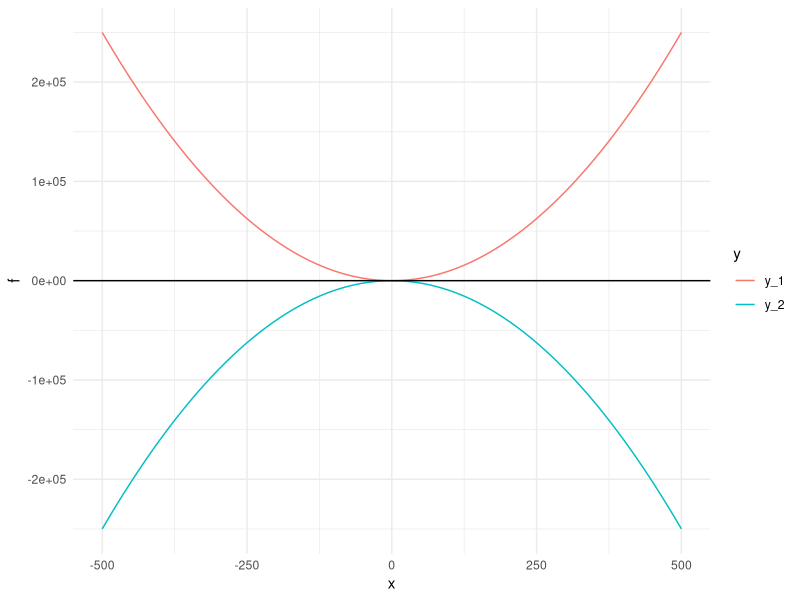
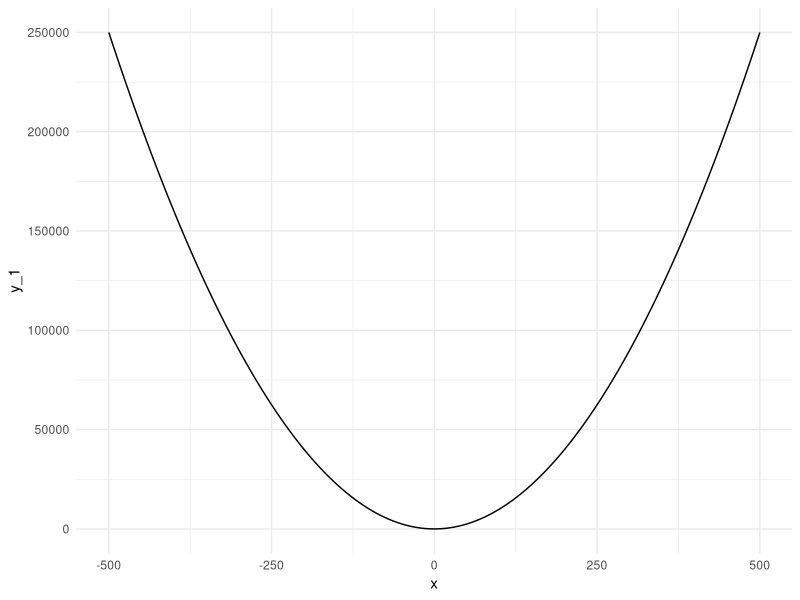
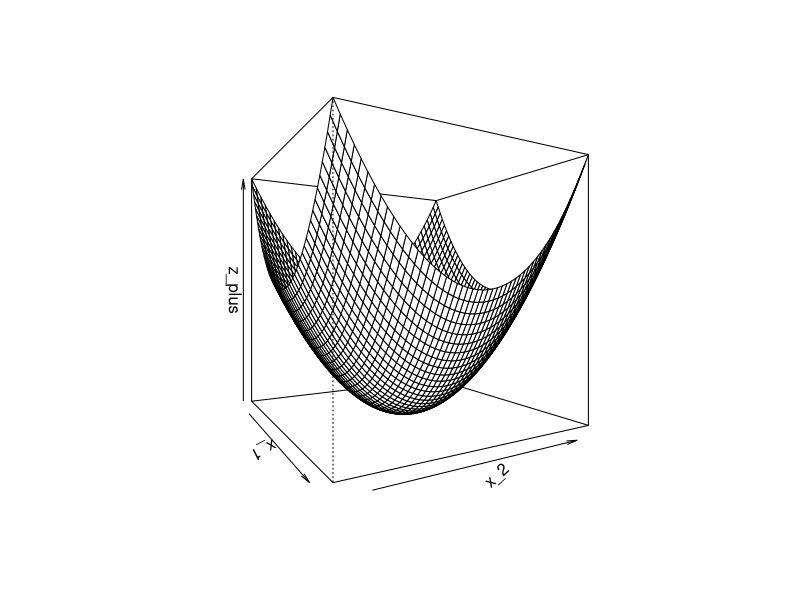
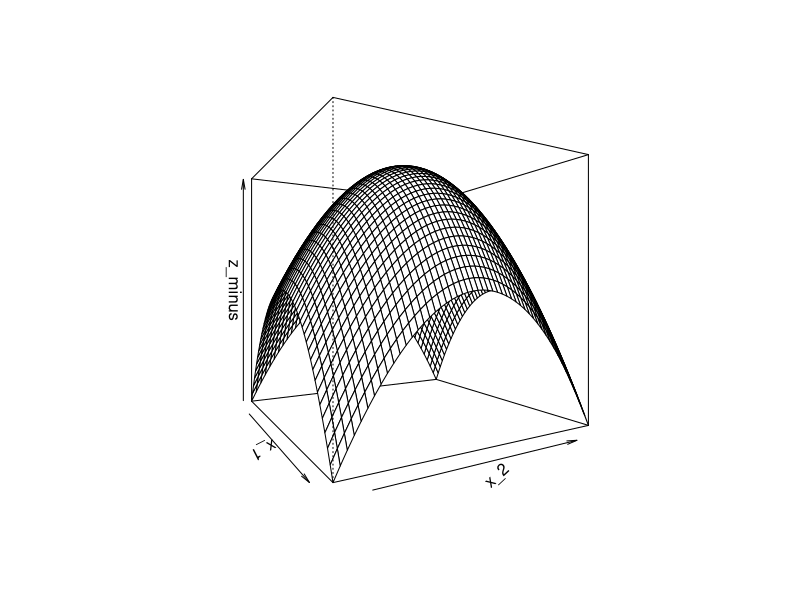
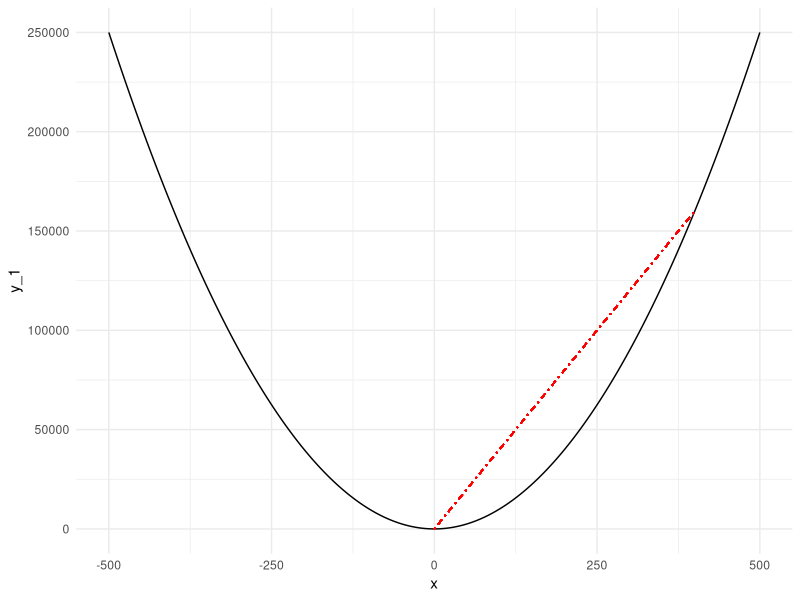
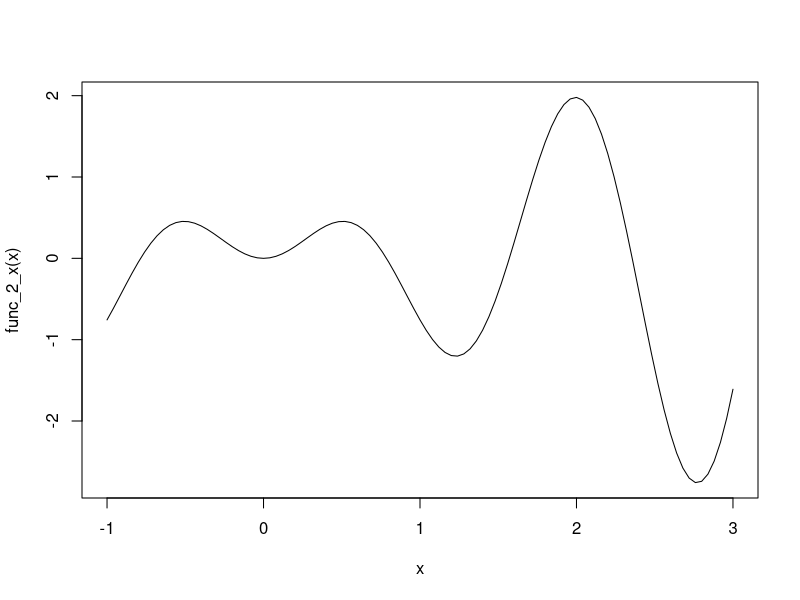
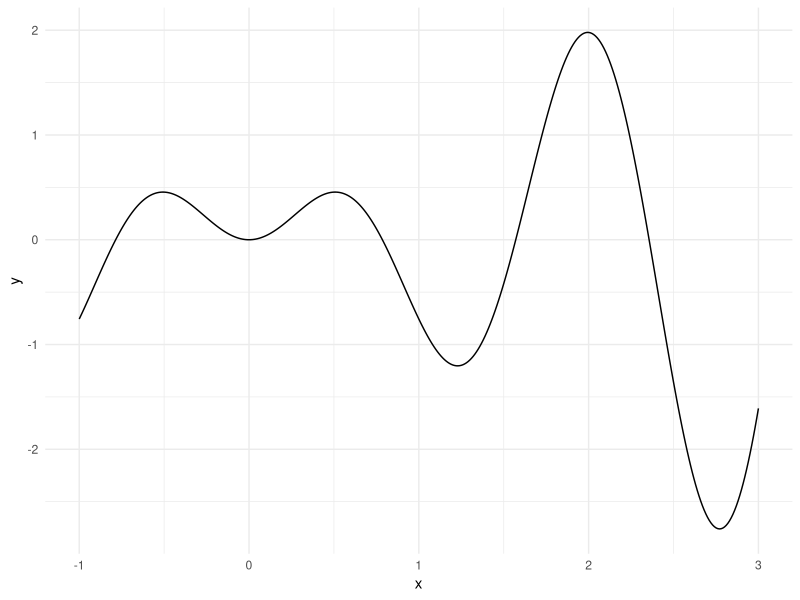
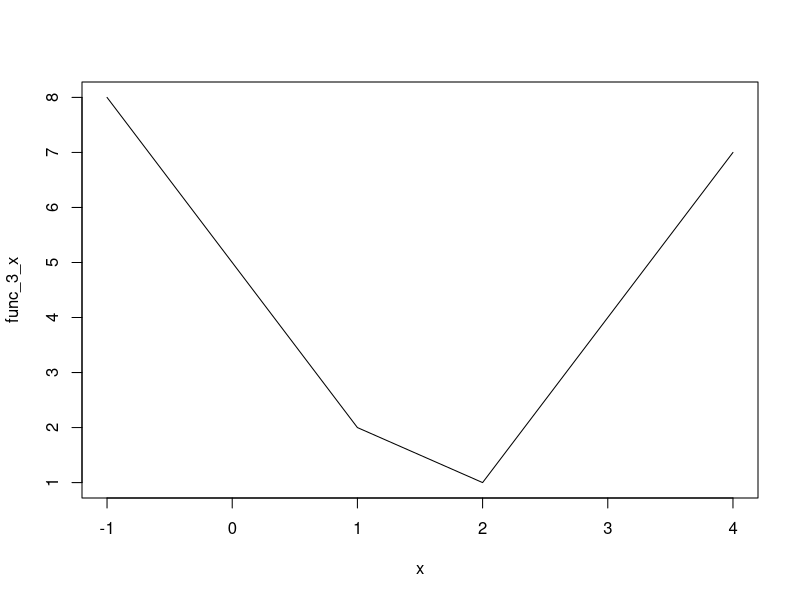

Source code (R) for these figures, in order:
## ---- chunk 1

library(tidyverse)
library(rmarkdown)
library(knitr)
library(xml2)
library(quadprog) #for quadratic programming

knitr::opts_chunk$set(echo = T, 
                      warning = T, 
                      message = F, 
                      eval = T, 
                      include = T,
                      fig.height=3.5, 
                      fig.width=3.5,
                      fig.align = 'center'
                      )
## ---- chunk 2
x <- -500:500
y_1 <- x^2
y_2 <- -x^2
data_l <- cbind(x, y_1, y_2) %>% 
  dplyr::as_tibble() %>% #wide format
  tidyr::gather(., 
                y_1:y_2, 
                key = 'y', 
                value = 'f') #long format

ggplot(data_l, aes(x, f, color = y)) +
  geom_line() +
  geom_hline(yintercept = 0) +
  theme_minimal()

## ---- chunk 3

Dmat <- matrix(c(1,-1,-1,2),2,2)
dvec = c(2,6)
Amat = matrix(c(-1,-1,1,-2,-2,-1),2,3)
bvec = c(-2,-2,-3)

quadprog::solve.QP(Dmat, dvec, Amat, bvec)

## ---- chunk 4

D_mat <- matrix(c(1.68,0.34,0.34,3.09),2,2)
d_vec <- c(0, 0)
A_mat <- matrix(c(1,1,0.018,0.025), nrow = 2, byrow = F)
b_vec <- c(1,0.018)
m_eq <- 1

quadprog::solve.QP(D_mat, d_vec, A_mat, b_vec, m_eq)

## ---- chunk 5

(plot_x_square <- ggplot(data = dplyr::as_tibble(cbind(x, y_1)),
       mapping = aes(x, y_1)) +
  geom_line() +
  theme_minimal())

## ---- chunk 6

x_1 <- x_2 <- seq(-5, 5, 0.20)

z_plus <- outer(x_1, x_2, 
                FUN = function(x_1,x_2){x_1^2+x_2^2}
                )
z_minus <- outer(x_1, x_2,
                 FUN = function(x_1,x_2){-x_1^2-x_2^2}
                 )

persp(x_1, x_2, z_plus, theta = 60, phi = 0)

persp(x_1, x_2, z_minus, theta = 60, phi = 0)

## ---- chunk 7

plot_x_square + 
  geom_segment(aes(x = 0, 
                   y = 0, 
                   xend = 400, 
                   yend = 400^2
                   ), 
               linetype = "dotdash", 
               color = "red"
               )

## ---- chunk 8
# Another function for optimization
func_2_x <- function(x) {x*sin(4*x)}

curve(func_2_x, -1, 3) #note base R graphics function curve()

# Via ggplot()
x <- seq(-1, 3, 0.01)
y <- func_2_x(x)
data_plot_gg <- cbind(x, y) %>% tibble::as_tibble()

ggplot(data_plot_gg, aes(x, y)) +
  geom_line() +
  theme_minimal()

# Using optimize()
(optim_min_mult <- optimize(f = func_2_x, 
                            interval = c(0, 3)
                            ) #default = minimum
) 

## ---- chunk 9

optimize(func_2_x, c(1.5, 3))

## ---- chunk 10

optimize(func_2_x, c(1.5, 3), maximum = TRUE)

## ---- chunk 11

func_3_x <- function(x) {abs(x-1)+2*abs(x-2)}

plot(func_3_x, -1, 4) #note generic function plotting in base R

# Via ggplot
x_3 <- seq(-1, 4, 0.01)
y_3 <- func_3_x(x_3)

ggplot(tibble::as_tibble(cbind(x_3,y_3)),
       aes(x_3, y_3)
       ) + 
  geom_line() +
  theme_minimal()

(optim_x_3 <- optimize(func_3_x, c(0,3)))

## ---- chunk 12

func_optim <- function(x)
{
  2*(x[1]-1)^2 + 5*(x[2]-3)^2 + 10
}

optim_min <- optim(c(1,1), func_optim) #x=(x_1,x_2)=c(1,1)
print(optim_min)
## ---- chunk 13

func_optim_2 <- function(x1, x2) 
{
  return(1/x1 + 1/x2 + 
    (1-x2)/(x2*(1-x1)) + 
    1/((1-x1)*(1-x2))
    )
}

x_1 <- x_2 <- seq(0.1, 0.9, 0.02)
z <- outer(x_1, x_2, FUN = "func_optim_2")

# Different perspectives
persp(x_1, x_2, z, theta = 45, phi = 0) 
persp(x_1, x_2, z, theta = 0, phi = 45)
persp(x_1, x_2, z, theta = -45, phi = 0)

## ---- chunk 14

func_opt_2 <- function(x)
{
  x1 <- x[1]
  x2 <- x[2]
  return((1/x1 + 1/x2 + 
            (1-x2)/(x2*(1-x1)) + 
            1/((1-x1)*(1-x2)))
         )
}

optim(c(0.5, 0.5), func_opt_2)

## ---- chunk 15

x_vec <- rnorm(1000, 5, 2) #1000 normals with mean 5 and sigma 2

neg_log_likeli <- function(theta)
{
  n <- length(x_vec)
  NLL <- sum((x_vec - theta[1])^2)/(2*theta[2]) + 
    (n/2)*log(theta[2])
  
  return(NLL)
}

optim(theta <- c(0,1), #(0,1) starting
      neg_log_likeli, 
      hessian=TRUE #print the Hessian matrix
      ) 

optim(theta <- c(0.5,1.2), #different starting point
      neg_log_likeli, 
      hessian=TRUE
      ) 

mean(x_vec)


sd(x_vec)
